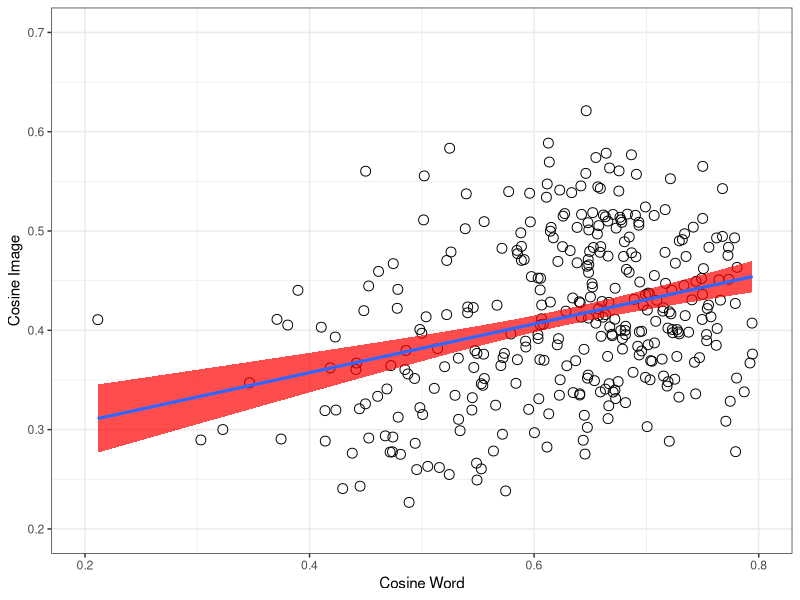
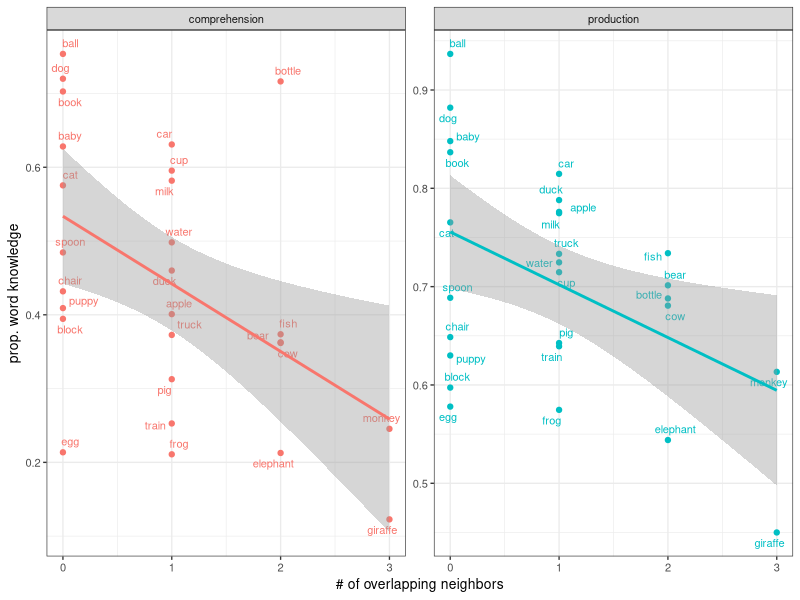

Source code (R) for these figures, in order:
## ---- chunk 1
rm(list=ls())
knitr::opts_chunk$set(fig.width=3, fig.height=3, fig.crop = F, fig.pos = "tb", fig.path='figs/',
                      echo=F, warning=F, cache=F, message=F, sanitize = T)
## ---- chunk 2
library(png)
library(grid)
library(ggplot2)
library(xtable)
library(tidyverse)
library(ggpubr)
library(broom)
library(ggrepel)
library(forcats)
## ---- chunk 3
animate <- c("puppy", "duck", "elephant", "pig", "monkey", "giraffe",
             "bear", "baby", "fish", "frog", "cow", "dog", "cat")
words27 <-  read_csv("data/pairwise_distances.csv") %>% distinct(word)
combo <- read_csv("data/pairwise_distances.csv") %>%
  unite(pair, X1, word, remove = T) %>% 
  distinct(cos_word,.keep_all = T)
#eb this gets rid of our redundancy issues
wb_prod <- read_csv("data/wordbank_production.csv") %>%  
   mutate(definition = forcats::fct_recode(definition,
    "fish"    = "fish (animal)",
    "water"   = "water (beverage)")) %>% 
  filter(definition%in%words27$word) %>% 
  mutate(animate = ifelse(definition %in% animate, "animate", "inanimate"))

wb_comp <- read_csv("data/wordbank_comprehension.csv") %>%
     mutate(definition = forcats::fct_recode(definition,
    "fish"    = "fish (animal)",
    "water"   = "water (beverage)")) %>% 
  filter(definition%in%words27$word) %>% 
    mutate(animate = ifelse(definition %in% animate, "animate", "inanimate"))
overlap_ratios <- read_csv("data/overlap_ratios.csv") %>% 
  mutate(animate = ifelse(word %in% animate, T, F))
# fix water picture in img space
neighbor_counts <- read_csv("python/neighbor_counts.csv") %>% 
  rename(definition = word)

stimuli_counts <- read_csv("python/stimuli_counts.csv")
## ---- chunk 4
pairwise_corr <- cor.test(combo$cos_img, combo$cos_word, conf.int=T) %>% tidy()

pairwise_corr_string <- sprintf("$R = %0.2f$, $p < %1.2g$", pairwise_corr$estimate, pairwise_corr$p.value)
## ---- chunk 5

shapiro.test(overlap_ratios$overlap_ratio)#almost normal
wilcox.test(overlap_ratios$overlap_ratio)# significantly different from chance
#even with correction, both animate and animate overlaps>0, not different from each other
wilcox.test(subset(overlap_ratios, animate==F)$overlap_ratio)
wilcox.test(subset(overlap_ratios, animate==T)$overlap_ratio)
wilcox.test(subset(overlap_ratios, animate==T)$overlap_ratio,
            subset(overlap_ratios, animate==F)$overlap_ratio)

## ---- chunk 6
ggplot(combo, aes(cos_word, cos_img))+
  geom_point(size=3, shape =1)+
  geom_smooth(method="lm", aes(group=1), show.legend=F, fill ="red", alpha = .7)+
  geom_smooth(method="lm", aes(group=1), se=F)+ # this second line is to trick ggplot into not putting the gray fill in the boxes in the legend (coming from the standard error in the first line)
  theme_bw()+
  xlab("Cosine Word")+
  ylab("Cosine Image")+
  xlim(0.2,0.80)+
  ylim(0.2,0.7)+
  theme(legend.position="bottom", 
        legend.title = element_blank(), 
        legend.text = element_text(size=7), 
        legend.key.width = unit(0.4, "cm"),
        legend.key = element_rect(fill = 'white', size = 0.1)
        )

cap <- sprintf("Relative cosine distance between points in word embedding space (x-axis) and image embedding space (y-axis), for every item pair. Fitted line reflects linear fit with SE;the correlation is significant ($R = %0.2f$, $p < %1.2g$).", pairwise_corr$estimate, pairwise_corr$p.value)
## ---- chunk 7
wb_prod_long <- wb_prod %>% 
  gather(`16`:`30`, value = 'mean_prop_prod', key = "month")
wb_comp_long <- wb_comp %>% 
  gather(`8`:`18`, value = 'mean_prop_comp', key = "month")
wb_prod_long_allmonths <- wb_prod_long %>% 
  group_by(definition, animate) %>% 
  summarise(overall_prop_prod = mean(mean_prop_prod)) %>% 
  left_join(neighbor_counts) %>% 
  mutate(totalneighbors = image_count+word_count+overlap_count,
         overlapratio = overlap_count/totalneighbors)

wb_comp_long_allmonths <- wb_comp_long %>% 
  group_by(definition, animate) %>% 
  summarise(overall_prop_comp = mean(mean_prop_comp)) %>% 
  left_join(neighbor_counts) %>% 
  mutate(totalneighbors = image_count+word_count+overlap_count,
         overlapratio = overlap_count/totalneighbors)

prod_overlap_corr <- cor.test(wb_prod_long_allmonths$overall_prop_prod, wb_prod_long_allmonths$overlap_count, conf.int=T) %>% tidy()
comp_overlap_corr <- cor.test(wb_comp_long_allmonths$overall_prop_comp, wb_comp_long_allmonths$overlap_count, conf.int=T) %>% tidy()

wb_all<- wb_comp_long_allmonths %>% 
  left_join(wb_prod_long_allmonths) %>% 
  gather(c(overall_prop_comp, overall_prop_prod), value = prop_kids, key = comp_prod ) %>% 
  mutate(comp_prod = fct_recode(comp_prod,
    "production" = "overall_prop_prod",
    "comprehension" = "overall_prop_comp"
  ))

## ---- chunk 8

ggplot(wb_all, aes(overlap_count,prop_kids, color = comp_prod))+
  geom_point()+
  geom_text_repel(aes(label = definition), size=2.8)+
  facet_wrap(~comp_prod, scales = "free_y")+
  stat_smooth(method = "lm")+
  theme_bw(base_size = 10)+
  guides(colour = "none")+
  xlab("# of overlapping neighbors")+
  ylab("prop. word knowledge")

cap <- "Proportion of children in WordBank reported to understand (left, averaged over 8-18 months) or produce (right, averaged over 16-30 months) the 27 items, as a function of how many overlapping neighbors (i.e. in both image- and word-space) they have. Line indicates linear fit with SE confidence band."
## ---- chunk 9
# References will be generated automatically by Pandoc and included here.
# The following code is some latex to format the bibliography. Do not remove it.
